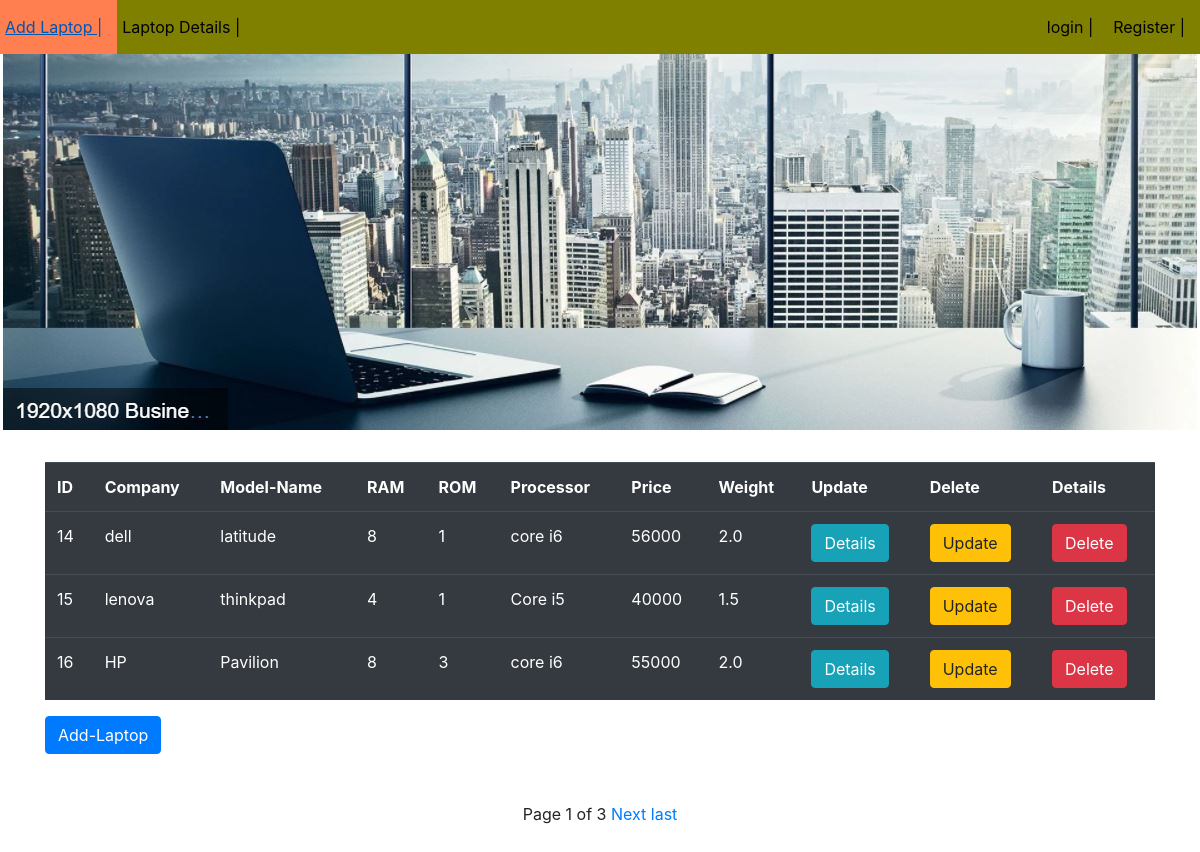
Screenshot of /fa/showlaptop/ with the database file from the repository.
### FirstApp/models.py (models this page shows, shortened)
class Laptop(models.Model):
    company = models.CharField(max_length=50)
    model_name = models.CharField(max_length=50)
    ram = models.IntegerField()
    rom = models.IntegerField()
    processor = models.CharField(max_length=30)
    price = models.IntegerField()
    weigth = models.FloatField()
    picture = models.ImageField(upload_to='images',default='')
    document = models.FileField(upload_to='files',default='')

### FirstApp/views.py (the view)
# urls.py: path('showlaptop/',views.showLaptopView,name='show'),
def showLaptopView(request):
    lap_object = Laptop.objects.all()
    paginator = Paginator(lap_object,3)
    page_number = request.GET.get('page')
    page_obj = paginator.get_page(page_number)
    template_name = 'FirstApp/showlaptop.html'
    context = {'page_obj':page_obj}
    return render(request, template_name, context)

### templates/FirstApp/showlaptop.html (shortened to what this page needs)
{% extends 'layout.html' %}
{% block content %}
<div class="container">
    <table class="table table-dark">
        <tr>
            <th>ID</th>
            <th>Company</th>
            <th>Model-Name</th>
            <th>RAM</th>
            <th>ROM</th>
            <th>Processor</th>
            <th>Price</th>
            <th>Weight</th>
            <th>Update</th>
            <th>Delete</th>
            <th>Details</th>
        </tr>
        {% for lap in page_obj %}
            <tr>
                <td>{{lap.id}}</td>
                <td>{{lap.company}}</td>
                <td>{{lap.model_name}}</td>
                <td>{{lap.ram}}</td>
                <td>{{lap.rom}}</td>
                <td>{{lap.processor}}</td>
                <td>{{lap.price}}</td>
                <td>{{lap.weigth}}</td>
                <td><a href="{% url 'details' lap.id %}"><button class="btn btn-info">Details</button></a></td>
                <td><a href="{% url 'update' lap.id %}"><button class="btn btn-warning">Update</button></a></td>
                <td><a href="{% url 'delete' lap.id %}"><button class="btn btn-danger">Delete</button></a></td>
            </tr>
        {% endfor %}
    </table>
    <a href="{% url 'add' %}"><button class="btn btn-primary">Add-Laptop</button></a>
</div>
<br><br>
<div class="pagination">
    <span class="step-links" style="margin:auto">
            <span class="current">Page {{page_obj.number}} of {{page_obj.paginator.num_pages}}</span>
        {% if page_obj.has_next %}
            <a href="?page={{page_obj.next_page_number}}">Next</a>
            <a href="?page={{page_obj.paginator.num_pages}}">last</a>
        {% endif %}
    </span>
</div>
<br><br>
{% endblock %}

### templates/layout.html (shortened to what this page needs)
<!DOCTYPE html>
{% load static %}
<html lang="en">
<head>
    <link rel="stylesheet" href="https://cdn.jsdelivr.net/npm/bootstrap@4.6.1/dist/css/bootstrap.min.css">
    <link rel="stylesheet" href="{% static 'FirstApp/style.css' %}">
</head>
<body>
<div class="third">
    <ul class="mynavbar">
        <li><a  href="{% url 'add' %}">Add Laptop |</a></li>
        <li><a href="{% url 'show' %}">Laptop Details |</a></li>
        <span class="authlinks">
            {% if user.is_authenticated %}
                <li><a> Hello,{{user.username}} |</a></li>
                <li><a href="{% url 'logout' %}"> logout |</a></li>
            {% else %}
                <li><a href="{% url 'login' %}"> login |</a></li>
                <li><a href="{% url 'register' %}"> Register |</a></li>
            {% endif %}
        </span>
    </ul>
    <br><br><br><br><br><br><br><br><br><br><br><br><br><br><br><br><br>
    {% block content %}{% endblock %}
</div>
</body>
</html>

### static/FirstApp/style.css (style rules this page uses)
.mynavbar { background-color : olive; list-style-type : none; overflow : hidden; margin : 0; padding :0; }
li { float : left; }
li a { padding:15px 15px 15px 5px; color : black; display : block; }
.authlinks { float:right; }
body { background-image: url("Capture_1.JPG"); background-repeat: no-repeat; }

### rows the page displays
Laptop: id "14", company "dell", model_name "latitude", ram "8", rom "1", processor "core i6", price "56000", weigth "2.0"
Laptop: id "15", company "lenova", model_name "thinkpad", ram "4", rom "1", processor "Core i5", price "40000", weigth "1.5"
Laptop: id "16", company "HP", model_name "Pavilion", ram "8", rom "3", processor "core i6", price "55000", weigth "2.0"

### other values shown
{{ page_obj.number }} "1"
{{ page_obj.paginator.num_pages }} "3"
